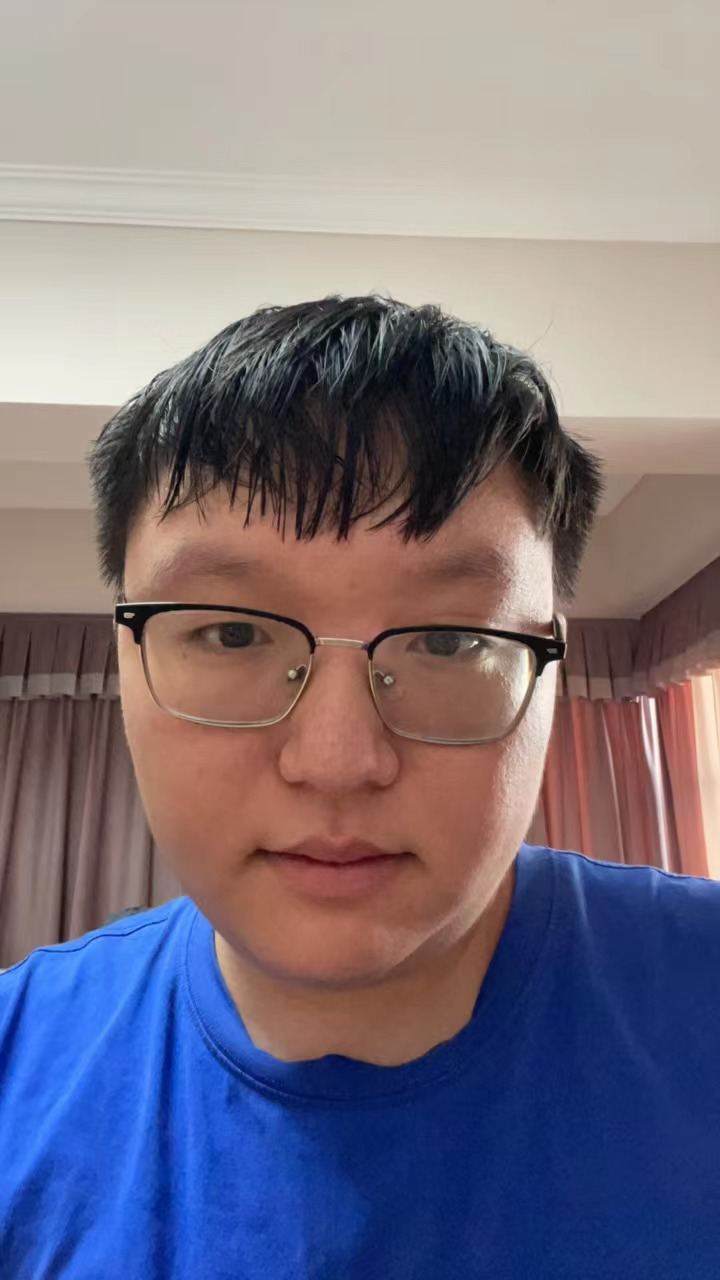
#> input picture kc1.jpg, 720 x 1280 px
$ python blend.py
#> lines starting #> are read from the running program, lines starting #| are printed output that depends on the picture
from PIL import Image
# img1 = Image.open('kc1.jpg').convert(mode="RGB")
# img2 = Image.new("RGB", img1.size, 'blue')


# 混合两幅图
# Image.blend(img1, img2, alpha=0.5).show()

# 遮罩混合处理
img1 = Image.open('kc1.jpg')
#> img1 is the input picture: PIL image 720x1280 RGB; mean R, G, B 121.8, 114.4, 128.6
img2 = Image.open('kc2.jpg')
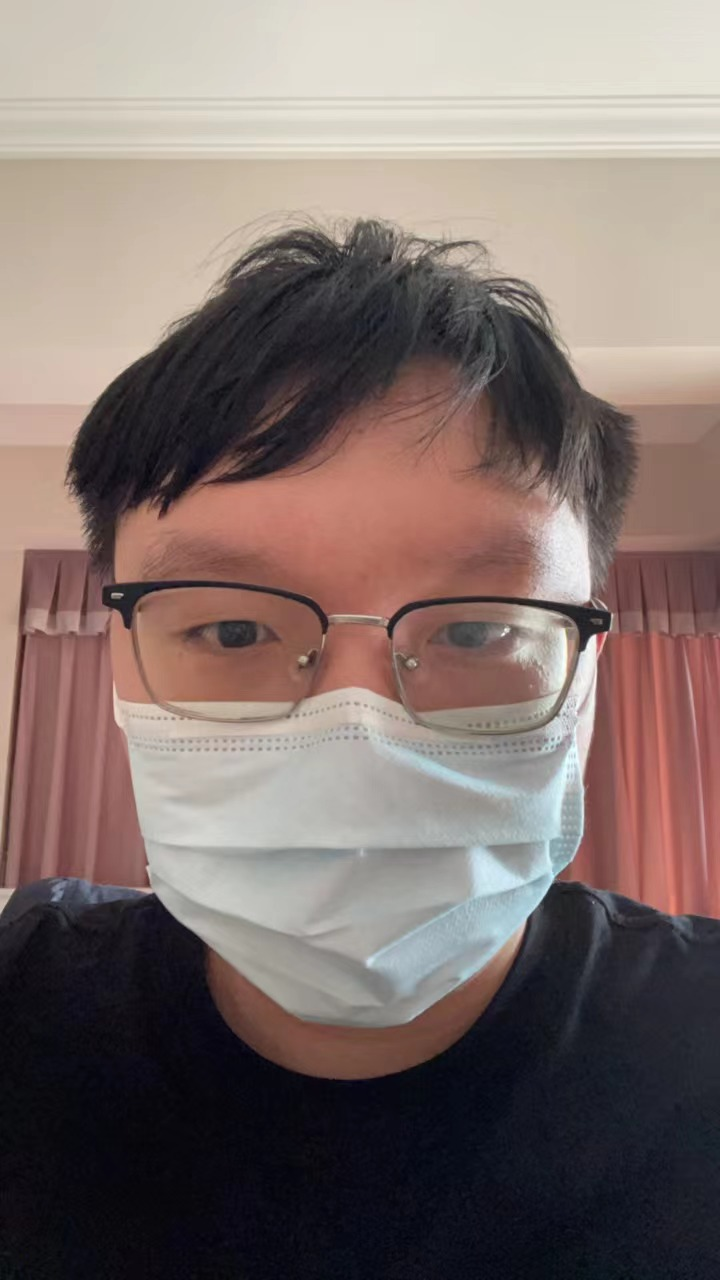
#> input picture kc2.jpg, 720 x 1280 px
#> img2 is the input picture: PIL image 720x1280 RGB; mean R, G, B 126.7, 111.6, 107.7
img2 = img2.resize(img1.size)
r, g, b = img2.split()
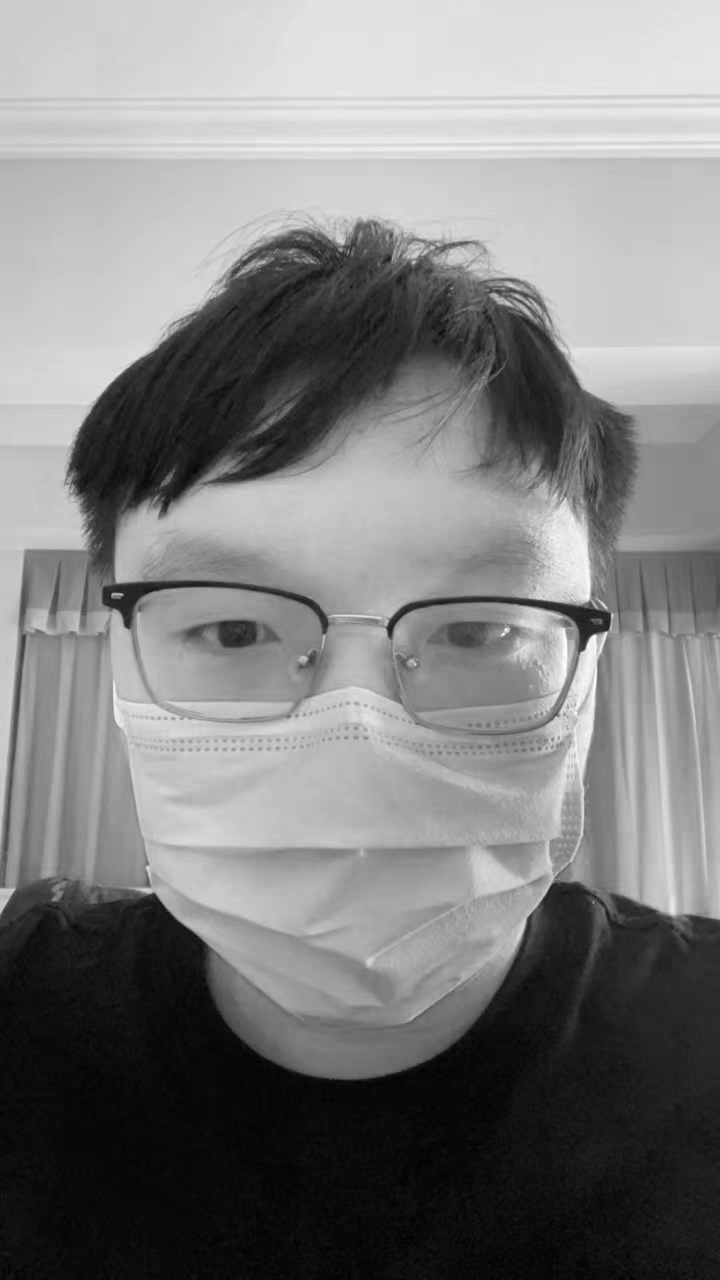
#> r: PIL image 720x1280 L; min 0, max 255, mean 126.7
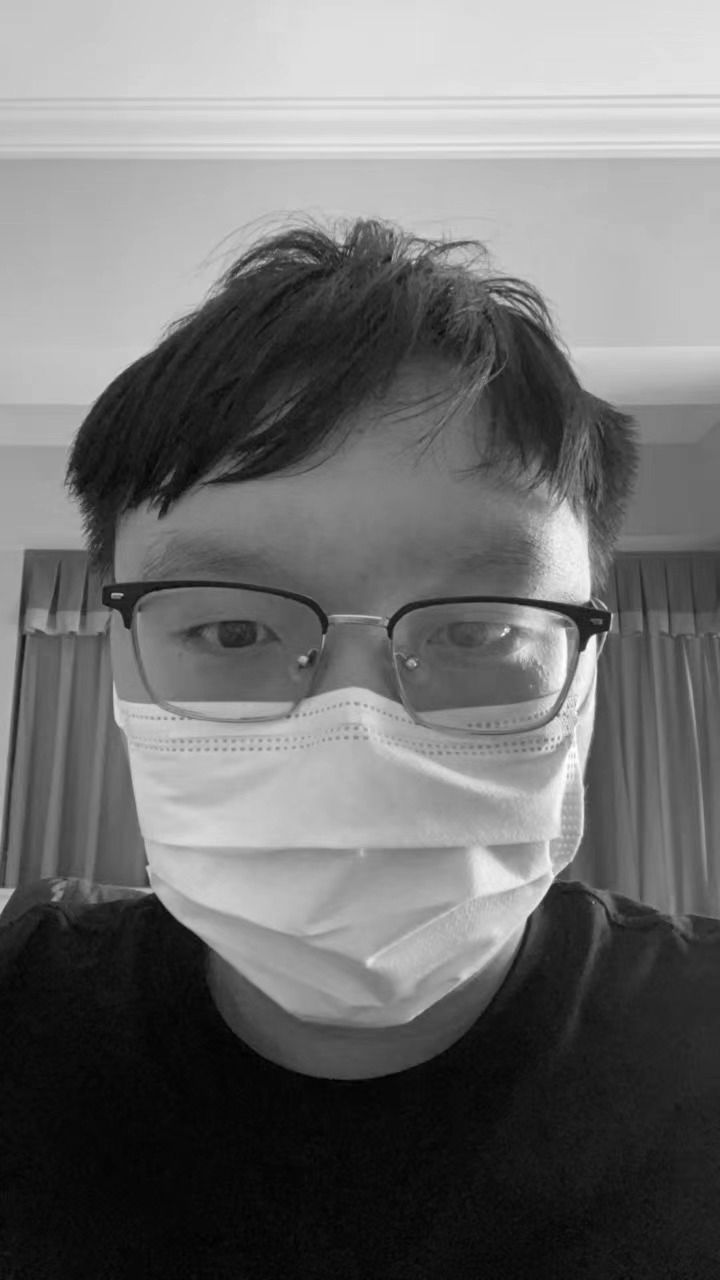
#> g: PIL image 720x1280 L; min 0, max 255, mean 111.6
Image.composite(img1, img2, b).show()
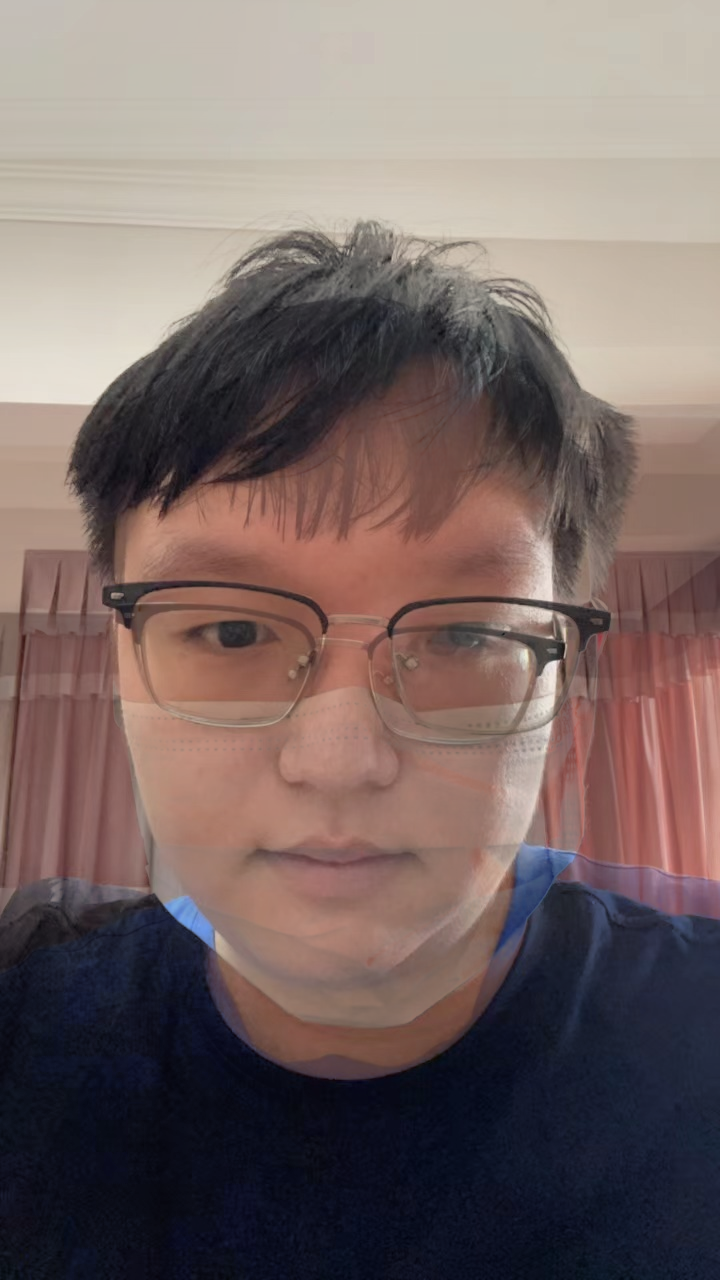
#> shown: PIL image 720x1280 RGB; mean R, G, B 120, 103.5, 101.1
